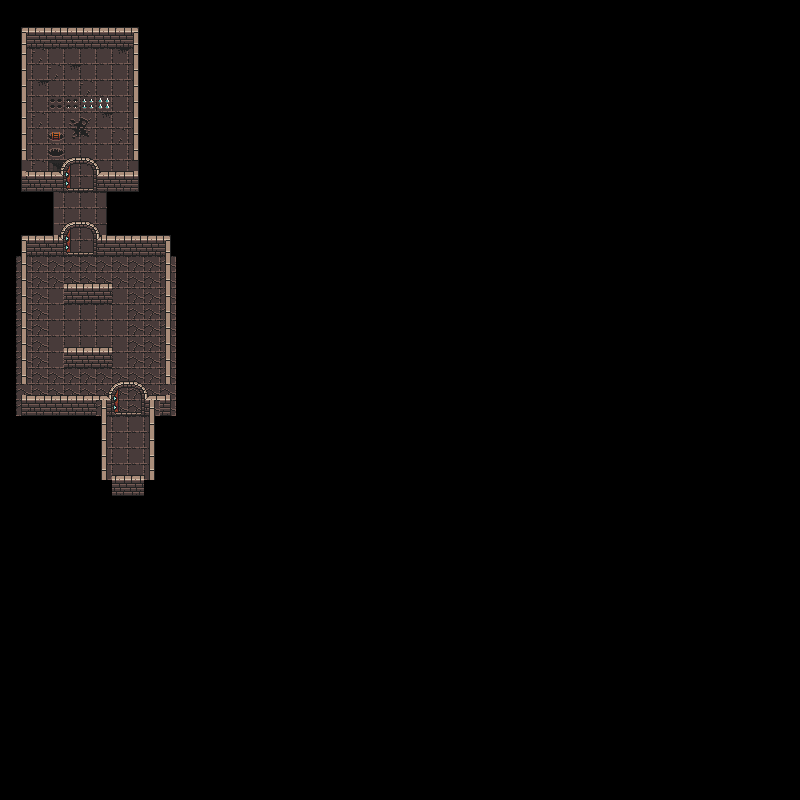

This game map was drawn from its Tiled (.tmx) file and the tilesets committed beside it. A one-line description and the trimmed map source follow:
An orthogonal 50x50 tile map with 16x16 px tiles, 4 tile layers (Floor, Graph, Walls, Doors), 1 hidden layer not drawn, 4 tilesets and 19 objects (room_entry, room_1_enemyspawn, level_1_end_trigger).

<map version="1.10" tiledversion="1.11.0" orientation="orthogonal" renderorder="right-down" width="50" height="50" tilewidth="16" tileheight="16" infinite="0" nextlayerid="14" nextobjectid="11">
 <editorsettings>
  <export target="levelwithcollision.json" format="json" />
 </editorsettings>
 <tileset firstgid="1" name="atlas_floor-16x16" tilewidth="16" tileheight="16" tilecount="49" columns="7">
  <image source="../Dungeontileset/atlas_floor-16x16.png" trans="ff00ff" width="112" height="112" />
 </tileset>
 <tileset firstgid="50" name="atlas_walls_low-16x16" tilewidth="16" tileheight="16" tilecount="48" columns="12">
  <image source="../Dungeontileset/atlas_walls_low-16x16.png" trans="ff00ff" width="192" height="64" />
 </tileset>
 <tileset firstgid="98" name="0x72_DungeonTilesetII_v1.7" tilewidth="16" tileheight="16" tilecount="1024" columns="32">
  <image source="../Dungeontileset/0x72_DungeonTilesetII_v1.7.png" trans="ff00ff" width="512" height="512" />
 </tileset>
 <tileset firstgid="1122" name="atlas_walls_high-16x32" tilewidth="16" tileheight="16" tilecount="192" columns="24">
  <image source="../Dungeontileset/atlas_walls_high-16x32.png" trans="ff00ff" width="384" height="128" />
  <tile id="24">
   <objectgroup draworder="index" id="2">
    <object id="1" x="5" y="0" width="6" height="16" />
   </objectgroup>
  </tile>
  <tile id="25">
   <objectgroup draworder="index" id="2">
    <object id="2" x="5" y="12" width="11" height="4" />
   </objectgroup>
  </tile>
  <tile id="27">
   <objectgroup draworder="index" id="2">
    <object id="1" x="0" y="12" width="11" height="4" />
   </objectgroup>
  </tile>
  <tile id="72">
   <objectgroup draworder="index" id="2">
    <object id="1" x="5" y="0" width="6" height="16" />
   </objectgroup>
  </tile>
  <tile id="121">
   <objectgroup draworder="index" id="2">
    <object id="1" x="5" y="0" width="6" height="16" />
    <object id="5" x="11" y="12" width="5" height="4" />
   </objectgroup>
  </tile>
  <tile id="123">
   <objectgroup draworder="index" id="2">
    <object id="1" x="5" y="0" width="6" height="16" />
    <object id="2" x="0" y="12" width="5" height="4" />
   </objectgroup>
  </tile>
  <tile id="170">
   <objectgroup draworder="index" id="2">
    <object id="1" x="0" y="12" width="16" height="4" />
   </objectgroup>
  </tile>
  <tile id="173">
   <objectgroup draworder="index" id="2">
    <object id="1" x="0" y="12" width="16" height="4" />
   </objectgroup>
  </tile>
  <tile id="188">
   <objectgroup draworder="index" id="2">
    <object id="1" x="11" y="12" width="5" height="4" />
   </objectgroup>
  </tile>
  <tile id="189">
   <objectgroup draworder="index" id="2">
    <object id="1" x="0" y="12" width="16" height="4" />
   </objectgroup>
  </tile>
  <tile id="190">
   <objectgroup draworder="index" id="2">
    <object id="1" x="0" y="12" width="16" height="4" />
   </objectgroup>
  </tile>
  <tile id="191">
   <objectgroup draworder="index" id="2">
    <object id="1" x="0" y="12" width="5" height="4" />
   </objectgroup>
  </tile>
 </tileset>
 <layer id="1" name="Floor" width="50" height="50">
  <data>[2500 cells, 210 non-empty, 16 distinct tile ids]</data>
 </layer>
 <layer id="13" name="Graph" width="50" height="50">
  <data>[2500 cells, 75 non-empty, 1 distinct tile ids]</data>
 </layer>
 <layer id="3" name="Walls" width="50" height="50">
  <data>[2500 cells, 114 non-empty, 15 distinct tile ids]</data>
 </layer>
 <layer id="9" name="Doors" width="50" height="50">
  <data>[2500 cells, 36 non-empty, 12 distinct tile ids]</data>
 </layer>
 <objectgroup id="8" name="Spawnpoints" visible="0">
  <object id="6" x="35.3333" y="67" width="9" height="9">
   <properties>
    <property name="isPlayerSpawn" type="bool" value="true" />
   </properties>
  </object>
  <object id="7" x="35.5" y="146.833" width="9" height="9">
   <properties>
    <property name="isPlayerSpawn" type="bool" value="false" />
   </properties>
  </object>
 </objectgroup>
 <objectgroup id="10" name="RoomTriggers" visible="0">
  <object id="8" name="room_1_trigger" type="room_entry" x="66.6667" y="289.167" width="33.5" height="19">
   <properties>
    <property name="close_doors" type="bool" value="true" />
    <property name="roomID" value="1" />
   </properties>
  </object>
  <object id="9" name="room_1_enemyspawn" x="35.1667" y="361.833" width="54" height="30.5">
   <properties>
    <property name="isEnemySpawn" type="bool" value="true" />
    <property name="roomID" value="1" />
   </properties>
  </object>
 </objectgroup>
 <objectgroup id="11" name="LevelEndTriggers" visible="0">
  <object id="10" name="level_1_end_trigger" x="109.333" y="456.667" width="38" height="18">
   <properties>
    <property name="NextLevel" value="2" />
   </properties>
  </object>
 </objectgroup>
 <layer id="5" name="Decorations" width="50" height="50" visible="0">
  <data>[2500 cells, 36 non-empty, 23 distinct tile ids]</data>
 </layer>
</map>
